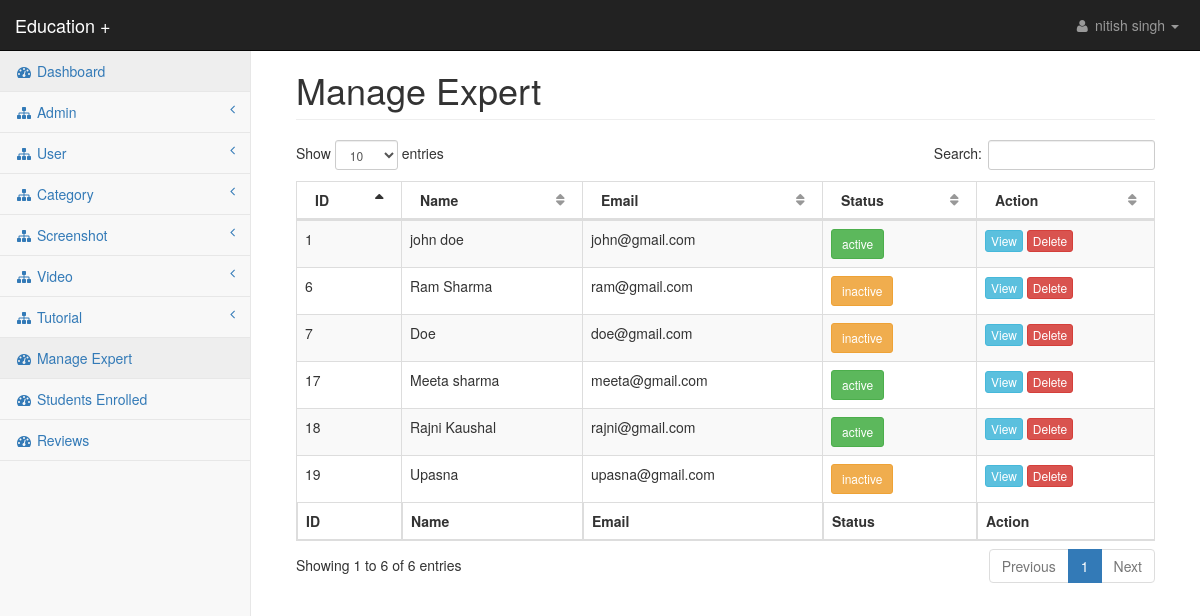
/StudyPlus/admin/manage_expert.php (signed in), run on the app's committed database.
### tables this page shows
CREATE TABLE `expert` (
  `expert_id` int(11) NOT NULL,
  `expert_name` varchar(100) NOT NULL,
  `expert_email` varchar(100) NOT NULL,
  `expert_pswd` varchar(200) NOT NULL,
  `expert_designation` varchar(200) NOT NULL,
  `expert_company` varchar(200) NOT NULL,
  `expert_location` varchar(200) NOT NULL,
  `expert_phone` varchar(20) NOT NULL,
  `expert_qualification` varchar(200) NOT NULL,
  `expert_skills` varchar(200) NOT NULL,
  `expert_work_experience` varchar(100) NOT NULL,
  `expert_resume` varchar(100) NOT NULL,
  `expert_image` varchar(100) NOT NULL,
  `expert_status` varchar(100) NOT NULL,
  `time` timestamp NOT NULL DEFAULT CURRENT_TIMESTAMP ON UPDATE CURRENT_TIMESTAMP
);

### StudyPlus/admin/manage_expert.php (the view, shortened to what this page needs)
<?php require "header_files.php"; ?>
<body>
<div id="wrapper">
    <?php require "menu.php"; ?>
    <div id="page-wrapper">
        <div class="container-fluid">
            <div class="row">
                <div class="col-lg-12">
                    <h1 class="page-header">Manage Expert</h1>
                </div>
            </div>
			<table id="manageadmin" class="table table-bordered table-striped">
				<thead>
					<tr>
						<th>ID</th>
						<th>Name</th>
						<th>Email</th>
						<th>Status</th>
						<th>Action</th>
					</tr>
				</thead>
				<tfoot>
					<tr>
						<th>ID</th>
						<th>Name</th>
						<th>Email</th>
						<th>Status</th>
						<th>Action</th>
					</tr>
				</tfoot>
				<tbody>
					<?php
					$q="select * from expert ORDER BY expert_id DESC";
					$chk=$conn->query($q);
					while($r=$chk->fetch_assoc())
					{ $st=$r['expert_status'];
					?>
					<tr>
						<td><?php echo $r['expert_id']; ?></td>
						<td><?php echo $r['expert_name']; ?></td>
						<td><?php echo $r['expert_email']; ?></td>
						<td>
						<?php
						if($st=="inactive")
						{
						?>
							<a href="<?php echo "status.php?status=".$st."&z=".$r['expert_id'] ?>" class="btn btn-warning btn-sm"><?php echo $st;?></a>
						<?php
						   }
							 else
						   {
						?>
							<a href="<?php echo "status.php?status=".$st."&z=".$r['expert_id'] ?>" class="btn btn-success btn-sm"><?php echo $st;?></a>
						<?php
							}
						?>
						</td>
						<td>
							<a href="view_expert.php?z=<?php echo $r['expert_id'];?>"  class="btn btn-xs btn-info">View</a>
							<a href="delete_expert.php?z=<?php echo $r['expert_id'];?>" class="btn btn-xs btn-danger">Delete</a>
						</td>
					</tr>
					<?php
					}
					?>
				</tbody>
			</table>
        </div>
    </div>
</div>
</body>
</html>

### StudyPlus/admin/css/startmin.css (style rules this page uses)
body { background-color: #f8f8f8; }
#wrapper { width: 100%; }
#page-wrapper { padding: 30px 15px 0 15px; min-height: 568px; background-color: #fff; }
@media (min-width:768px) { #page-wrapper { position: inherit; margin-left: 250px; padding: 30px 30px 0 30px; border-left: 1px solid #e7e7e7; } }
table.dataTable thead .sorting, table.dataTable thead .sorting_asc, table.dataTable thead .sorting_desc, table.dataTable thead .sorting_asc_disabled, table.dataTable thead .sorting_desc_disabled { background: 0 0; }
table.dataTable thead .sorting_asc:after { content: "\f0de"; float: right; font-family: fontawesome; }
table.dataTable thead .sorting:after { content: "\f0dc"; float: right; font-family: fontawesome; color: rgba(50,50,50,.5); }

### data on the page
expert: expert_id "19", expert_name "Upasna", expert_email "upasna@gmail.com", expert_status "inactive"
expert: expert_id "18", expert_name "Rajni Kaushal", expert_email "rajni@gmail.com", expert_status "active"
expert: expert_id "17", expert_name "Meeta sharma", expert_email "meeta@gmail.com", expert_status "active"
expert: expert_id "7", expert_name "Doe", expert_email "doe@gmail.com", expert_status "inactive"
expert: expert_id "6", expert_name "Ram Sharma", expert_email "ram@gmail.com", expert_status "inactive"
expert: expert_id "1", expert_name "john doe", expert_email "john@gmail.com", expert_status "active"

### other printed values
$_SESSION['a_name'] "nitish singh"
